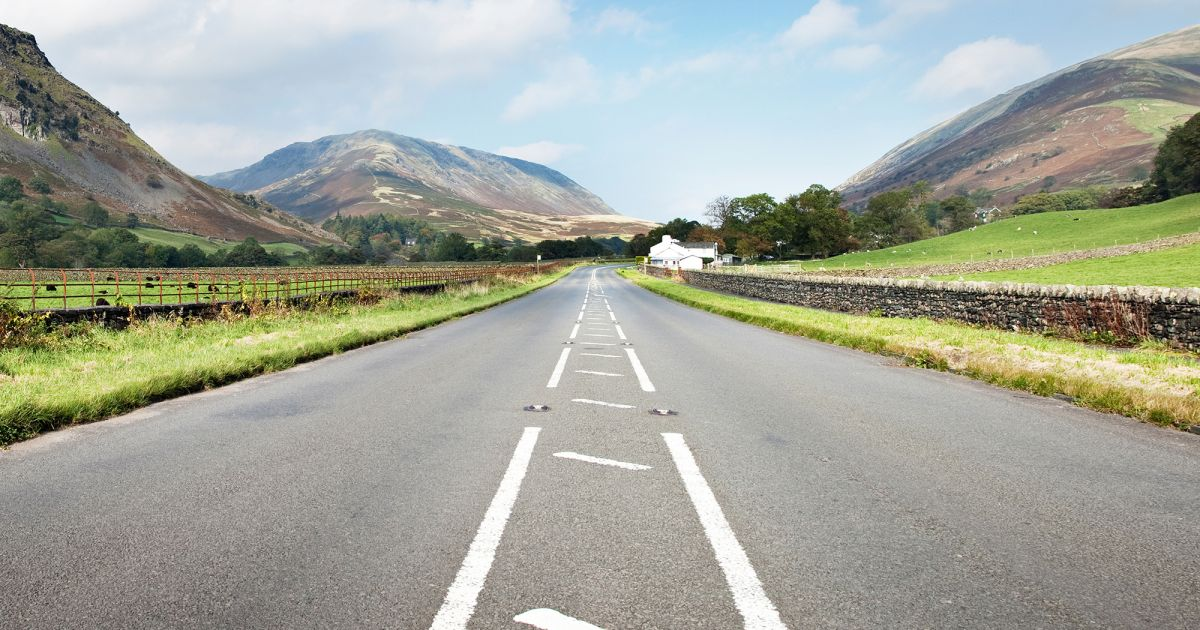
#> input picture highway.jpg, 1200 x 630 px
$ jupyter execute simple_bird_eye_vision.ipynb   (text cells are left out)
#> lines starting #> are read from the running program, lines starting #| are printed output that depends on the picture; pictures that were not available may be replaced by others from this repository, and a replacement may not be noted
[cell 1]
import numpy as np
import cv2
import matplotlib.pyplot as plt

[cell 2]
img=cv2.imread('highway.jpg')# image read
#> img is the input picture: shape (630, 1200, 3); mean B, G, R 153.9, 165.6, 162.2
img=cv2.cvtColor(img,cv2.COLOR_BGR2RGB)# convert from BGR to RGB because OpenCV read the image in BGR and matplotlib shows image in RGB
plt.grid()# putting a grid on the image to facilitate the selection of points
plt.imshow(img)# image show

[cell 3]
img.shape # to know the size of the pic
#> Out = (630, 1200, 3)

[cell 4]
pts1 = np.float32([[0,630],[550,300],[1200,630],[640,300]])# the coordinates on the original image
pts2 = np.float32([[0,630],[0,0],[400,630],[400,0]])# the coordinates of the birds-eye view
M = cv2.getPerspectiveTransform(pts1,pts2)# calculating the transformation matrix
dst = cv2.warpPerspective(img,M,(500,500))#applying the perspective transformation to an image
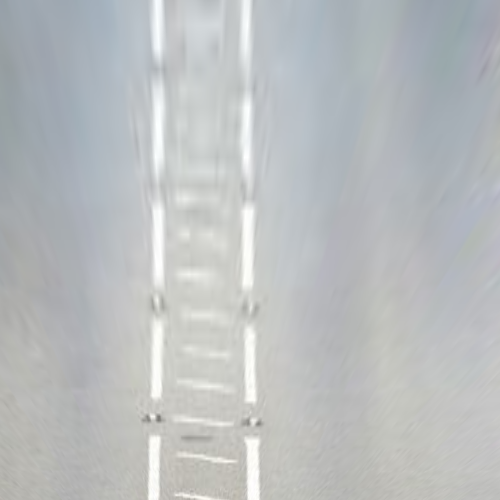
#> dst: shape (500, 500, 3); mean R, G, B 186.5, 189.9, 191.2
plt.figure(figsize=(16, 12)) # Create a new figure to put images on it
plt.subplot(121),plt.imshow(img),plt.title('Input') # the original image show
plt.subplot(122),plt.imshow(dst),plt.title('Output')# the birds-eye view image show
plt.show() # Display all open figures.
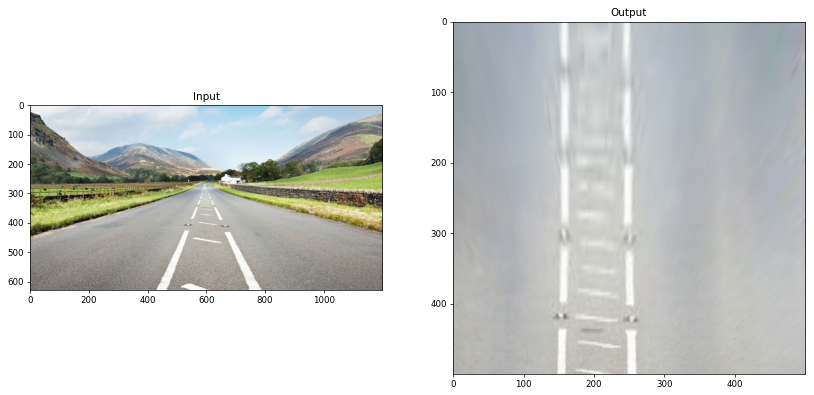
#> figure drawn by matplotlib, 2 panels

[cell 5]
cap = cap =cv2.VideoCapture('road.mp4') # you can put 0 or 1 to open your camera instead of the video path # 0 for your main camera # 1 for the second camera [ usb]
while 1:
    ret,frame = cap.read()  # reading each frame ( "ret" is a boolean if reading is done correctly or not, the "frame" is the image)
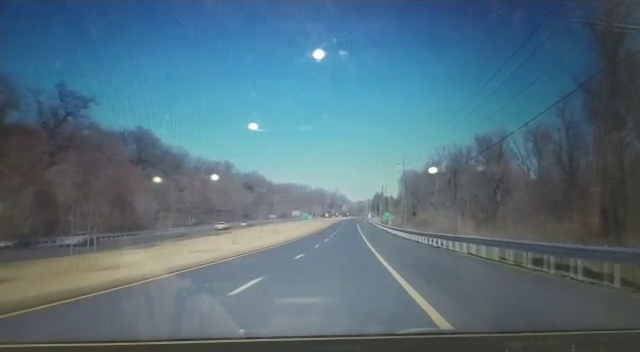
#> input picture frame 42 of video of the run.mp4, 640 x 352 px, given in place of road.mp4, which was not available
#> frame is the input picture: shape (352, 640, 3); mean B, G, R 125.9, 111.6, 84.7
    pts1 = np.float32([[500,550],[700,550],[0,700],[1000,700]])# the coordinates on the original frame in the video
    pts2 = np.float32([[0,0],[400,0],[0,500],[400,500]])# the coordinates of the birds-eye view video
    M = cv2.getPerspectiveTransform(pts1,pts2) # calculating the transformation matrix
    dst = cv2.warpPerspective(frame,M,(500,500)) #applying the perspective transformation to the frame
#> dst: shape (500, 500, 3); every value is 0
    cv2.imshow('Live',frame) # show the original video
    cv2.imshow("bird view",dst) # show the bird's-eye view video
    if cv2.waitKey(10) & 0xFF == ord('q'):# 0xFF is a hexadecimal constant which is 11111111 in binary.
#> (key q is pressed here)
        break                             # By using bitwise AND (&) with this constant,
                                          # it leaves only the last 8 bits of the original

cap.release()  # to release hardware resources. (the camera here)
cv2.destroyAllWindows() # closing all windows
